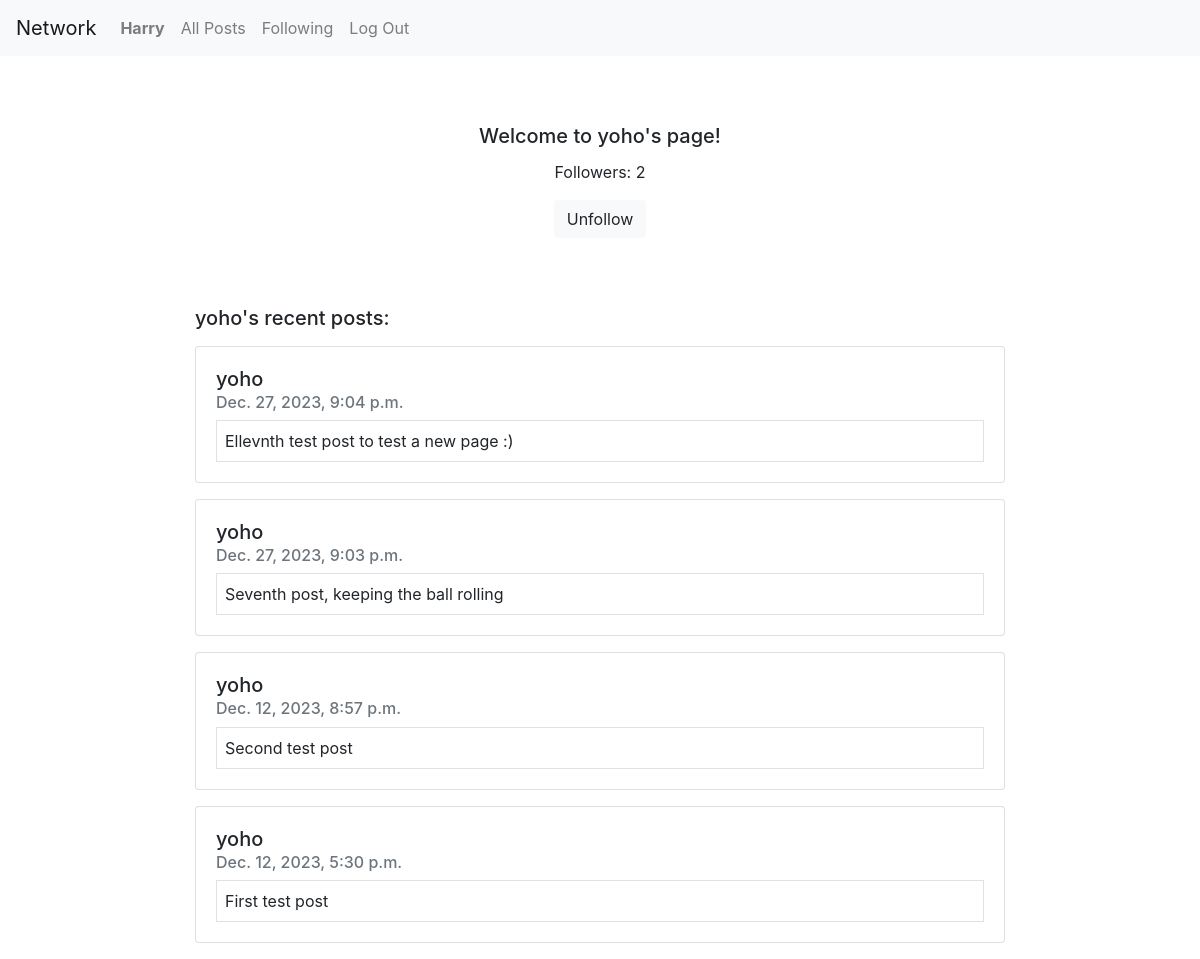
The app's page /yoho/ (signed in) with its own data.
### network/models.py (models this page shows, shortened)
class User(AbstractUser):
    pass

class NewPost(models.Model):
    user = models.ForeignKey(User, on_delete=models.CASCADE, related_name="new_posts")
    post_text = models.TextField(max_length=250)
    date = models.DateTimeField(auto_now_add=True)

### network/views.py (the view)
# urls.py: path("<str:profile_username>/", views.profile, name="profile")
def profile(request, profile_username):
    user = request.user
    visited_profile = User.objects.get(username=profile_username)
    posts = NewPost.objects.filter(user_id=visited_profile.id).order_by("-date")
    profile = Profile.objects.get(user_id=visited_profile.id)
    my_profile = Profile.objects.get(user_id=user.id)
    if request.method == "POST":
        if profile.followed_by.filter(id=my_profile.id).exists():
            profile.followed_by.remove(my_profile)
        else:
            profile.followed_by.add(my_profile)
        return HttpResponseRedirect(reverse("profile", args=(profile_username,)))
    following_bool = profile.followed_by.filter(id=my_profile.id).exists()
    followers_no = profile.followed_by.all().count()
    return render(request, "network/profile.html", {
        'posts': posts,
        'profile': visited_profile,
        'following_bool': following_bool,
        'followers_no': followers_no
    })

### network/templates/network/profile.html (shortened to what this page needs)
{% extends "network/layout.html" %}
{% block body %}
    <div class="container">
        {% if user.is_authenticated %}
            <div class="my-5 text-center">
                <div class="card-body">
                    {% if user.id != profile.id %}
                        <h5 class="card-title">Welcome to {{ profile }}'s page!</h5>
                    {% else %}
                        <h5 class="card-title">This is your page, welcome!</h5>
                    {% endif %}
                    <p class="card-text" class="text-muted"> Followers: {{ followers_no }} </p>
                    {% if user.id != profile.id %}
                        <form action="{% url 'profile' profile %}" method="post">
                            {% if following_bool %}
                                <button type="submit" class="btn btn-light">Unfollow</button>
                            {% else %}
                                <button type="submit" class="btn btn-light">Follow</button>
                            {% endif %}
                        </form>
                    {% endif %}
                </div>
            </div>
            <div class="container">
            <div class="mx-auto w-75 mb-3" style="width: 18rem;">
                <h5 class="card-title">{{ profile }}'s recent posts:</h5>
            </div>
                {% for post in posts %}
                    <div class="card mx-auto w-75 mb-3" style="width: 18rem;">
                        <div class="card-body">
                            <h5 class="cartd-title">{{ post.user }}</h5>
                            <h6 class="card-subtitle mb-2 text-muted">{{ post.date }}</h6>
                            <p class="card-text border p-2">{{ post.post_text }}</p>
                        </div>
                    </div>
                {% endfor %}
            </div>
        {% else %}
            <div>You're currently not loggeed in. <a href="{% url 'login' %}">Login</a></div>
        {% endif %}
    </div>
{% endblock %}

### network/templates/network/layout.html (shortened to what this page needs)
{% load static %}
<!DOCTYPE html>
<html lang="en">
    <head>
        <link rel="stylesheet" href="https://stackpath.bootstrapcdn.com/bootstrap/4.4.1/css/bootstrap.min.css">
        <link href="{% static 'network/styles.css' %}" rel="stylesheet">
    </head>
    <body>
        <nav class="navbar navbar-expand-lg navbar-light bg-light">
            <a class="navbar-brand" href="#">Network</a>
            <div>
              <ul class="navbar-nav mr-auto">
                {% if user.is_authenticated %}
                    <li class="nav-item">
                        <a class="nav-link" href="{% url 'profile' user.username %}"><strong>{{ user.username }}</strong></a>
                    </li>
                {% endif %}
                <li class="nav-item">
                  <a class="nav-link" href="{% url 'index' %}">All Posts</a>
                </li>
                {% if user.is_authenticated %}
                    <li class="nav-item">
                        <a class="nav-link" href="{% url 'following' %}">Following</a>
                    </li>
                    <li class="nav-item">
                        <a class="nav-link" href="{% url 'logout' %}">Log Out</a>
                    </li>
                {% endif %}
              </ul>
            </div>
          </nav>
        <div class="body">
            {% block body %}
            {% endblock %}
        </div>
    </body>
</html>

### records on screen
User: username "Harry"
User: username "yoho"
NewPost: user "yoho", date "Dec. 27, 2023, 9:04 p.m.", post_text "Ellevnth test post to test a new page :)"
NewPost: user "yoho", date "Dec. 27, 2023, 9:03 p.m.", post_text "Seventh post, keeping the ball rolling"
NewPost: user "yoho", date "Dec. 12, 2023, 8:57 p.m.", post_text "Second test post"
NewPost: user "yoho", date "Dec. 12, 2023, 5:30 p.m.", post_text "First test post"

### other values on screen
{{ followers_no }} "2"
